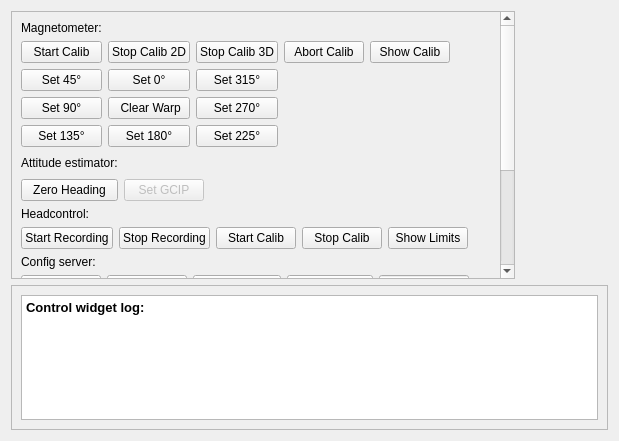
<?xml version="1.0" encoding="UTF-8"?>
<ui version="4.0">
 <class>ControlWidget</class>
 <widget class="QWidget" name="ControlWidget">
  <property name="geometry">
   <rect>
    <x>0</x>
    <y>0</y>
    <width>619</width>
    <height>441</height>
   </rect>
  </property>
  <property name="windowTitle">
   <string>Control Widget</string>
  </property>
  <layout class="QGridLayout" name="gridLayout">
   <item row="1" column="0">
    <layout class="QVBoxLayout" name="mainLayout">
     <item>
      <widget class="QScrollArea" name="buttonsScrollArea">
       <property name="sizePolicy">
        <sizepolicy hsizetype="Maximum" vsizetype="Maximum">
         <horstretch>0</horstretch>
         <verstretch>0</verstretch>
        </sizepolicy>
       </property>
       <property name="minimumSize">
        <size>
         <width>0</width>
         <height>150</height>
        </size>
       </property>
       <property name="widgetResizable">
        <bool>true</bool>
       </property>
       <widget class="QWidget" name="buttonsWidget">
        <property name="geometry">
         <rect>
          <x>0</x>
          <y>-36</y>
          <width>581</width>
          <height>530</height>
         </rect>
        </property>
        <property name="minimumSize">
         <size>
          <width>0</width>
          <height>0</height>
         </size>
        </property>
        <layout class="QGridLayout" name="gridLayout_3">
         <item row="0" column="0">
          <layout class="QHBoxLayout" name="horizontalLayout">
           <item>
            <layout class="QVBoxLayout" name="verticalLayout">
             <item>
              <layout class="QGridLayout" name="magnetometerLayout">
               <item row="3" column="2">
                <widget class="QPushButton" name="mag_point270">
                 <property name="text">
                  <string>Set 270°</string>
                 </property>
                </widget>
               </item>
               <item row="2" column="0">
                <widget class="QPushButton" name="mag_point45">
                 <property name="text">
                  <string>Set 45°</string>
                 </property>
                </widget>
               </item>
               <item row="0" column="0">
                <widget class="QLabel" name="label_2">
                 <property name="text">
                  <string>Magnetometer:</string>
                 </property>
                </widget>
               </item>
               <item row="1" column="2">
                <widget class="QPushButton" name="mag_stopCalib3d">
                 <property name="text">
                  <string>Stop Calib 3D</string>
                 </property>
                </widget>
               </item>
               <item row="1" column="1">
                <widget class="QPushButton" name="mag_stopCalib2D">
                 <property name="text">
                  <string>Stop Calib 2D</string>
                 </property>
                </widget>
               </item>
               <item row="1" column="0">
                <widget class="QPushButton" name="mag_startCalib">
                 <property name="text">
                  <string>Start Calib</string>
                 </property>
                </widget>
               </item>
               <item row="1" column="3">
                <widget class="QPushButton" name="mag_abortCalib">
                 <property name="text">
                  <string>Abort Calib</string>
                 </property>
                </widget>
               </item>
               <item row="1" column="4">
                <widget class="QPushButton" name="mag_showCalib">
                 <property name="text">
                  <string>Show Calib</string>
                 </property>
                </widget>
               </item>
               <item row="1" column="8">
                <spacer name="horizontalSpacer_7">
                 <property name="orientation">
                  <enum>Qt::Horizontal</enum>
                 </property>
                 <property name="sizeHint" stdset="0">
                  <size>
                   <width>40</width>
                   <height>20</height>
                  </size>
                 </property>
                </spacer>
               </item>
               <item row="2" column="2">
                <widget class="QPushButton" name="mag_point315">
                 <property name="text">
                  <string>Set 315°</string>
                 </property>
                </widget>
               </item>
               <item row="3" column="0">
                <widget class="QPushButton" name="mag_point90">
                 <property name="text">
                  <string>Set 90°</string>
                 </property>
                </widget>
               </item>
               <item row="3" column="1">
                <widget class="QPushButton" name="mag_clearPoints">
                 <property name="text">
                  <string> Clear Warp</string>
                 </property>
                </widget>
               </item>
               <item row="2" column="1">
                <widget class="QPushButton" name="mag_Point0">
                 <property name="text">
                  <string>Set 0°</string>
                 </property>
                </widget>
               </item>
               <item row="4" column="0">
                <widget class="QPushButton" name="mag_point135">
                 <property name="text">
                  <string>Set 135°</string>
                 </property>
                </widget>
               </item>
               <item row="4" column="1">
                <widget class="QPushButton" name="mag_point180">
                 <property name="text">
                  <string>Set 180°</string>
                 </property>
                </widget>
               </item>
               <item row="4" column="2">
                <widget class="QPushButton" name="mag_point225">
                 <property name="text">
                  <string>Set 225°</string>
                 </property>
                </widget>
               </item>
              </layout>
             </item>
             <item>
              <layout class="QGridLayout" name="attitudeLayout">
               <item row="0" column="0">
                <widget class="QLabel" name="label_3">
                 <property name="text">
                  <string>Attitude estimator:</string>
                 </property>
                </widget>
               </item>
               <item row="1" column="0">
                <widget class="QPushButton" name="att_zeroHeading">
                 <property name="sizePolicy">
                  <sizepolicy hsizetype="Minimum" vsizetype="Minimum">
                   <horstretch>0</horstretch>
                   <verstretch>0</verstretch>
                  </sizepolicy>
                 </property>
                 <property name="maximumSize">
                  <size>
                   <width>16777215</width>
                   <height>16777215</height>
                  </size>
                 </property>
                 <property name="text">
                  <string>Zero Heading</string>
                 </property>
                </widget>
               </item>
               <item row="0" column="2">
                <spacer name="horizontalSpacer">
                 <property name="orientation">
                  <enum>Qt::Horizontal</enum>
                 </property>
                 <property name="sizeHint" stdset="0">
                  <size>
                   <width>40</width>
                   <height>20</height>
                  </size>
                 </property>
                </spacer>
               </item>
               <item row="1" column="1">
                <widget class="QPushButton" name="setGCIP">
                 <property name="enabled">
                  <bool>false</bool>
                 </property>
                 <property name="text">
                  <string>Set GCIP</string>
                 </property>
                </widget>
               </item>
              </layout>
             </item>
             <item>
              <layout class="QGridLayout" name="headcontrolLayout">
               <item row="0" column="0">
                <widget class="QLabel" name="label_4">
                 <property name="text">
                  <string>Headcontrol:</string>
                 </property>
                </widget>
               </item>
               <item row="1" column="0">
                <widget class="QPushButton" name="head_startRecording">
                 <property name="text">
                  <string>Start Recording</string>
                 </property>
                </widget>
               </item>
               <item row="1" column="4">
                <widget class="QPushButton" name="head_showLimits">
                 <property name="text">
                  <string>Show Limits</string>
                 </property>
                </widget>
               </item>
               <item row="1" column="1">
                <widget class="QPushButton" name="head_stoprecording">
                 <property name="text">
                  <string>Stop Recording</string>
                 </property>
                </widget>
               </item>
               <item row="1" column="2">
                <widget class="QPushButton" name="head_startCalib">
                 <property name="text">
                  <string>Start Calib</string>
                 </property>
                </widget>
               </item>
               <item row="1" column="3">
                <widget class="QPushButton" name="head_stopCalib">
                 <property name="text">
                  <string>Stop Calib</string>
                 </property>
                </widget>
               </item>
               <item row="1" column="5">
                <spacer name="horizontalSpacer_2">
                 <property name="orientation">
                  <enum>Qt::Horizontal</enum>
                 </property>
                 <property name="sizeHint" stdset="0">
                  <size>
                   <width>40</width>
                   <height>20</height>
                  </size>
                 </property>
                </spacer>
               </item>
              </layout>
             </item>
             <item>
              <layout class="QGridLayout" name="configLayout">
               <item row="0" column="0">
                <widget class="QLabel" name="label_5">
                 <property name="text">
                  <string>Config server:</string>
                 </property>
                </widget>
               </item>
               <item row="1" column="3">
                <widget class="QPushButton" name="config_showDead">
                 <property name="text">
                  <string>List Dead Vars</string>
                 </property>
                </widget>
               </item>
               <item row="1" column="1">
                <widget class="QPushButton" name="config_saveConfig">
                 <property name="text">
                  <string>Save Config</string>
                 </property>
                </widget>
               </item>
               <item row="1" column="0">
                <widget class="QPushButton" name="config_resetConfig">
                 <property name="text">
                  <string>Reset Config</string>
                 </property>
                </widget>
               </item>
               <item row="1" column="5">
                <spacer name="horizontalSpacer_3">
                 <property name="orientation">
                  <enum>Qt::Horizontal</enum>
                 </property>
                 <property name="sizeHint" stdset="0">
                  <size>
                   <width>40</width>
                   <height>20</height>
                  </size>
                 </property>
                </spacer>
               </item>
               <item row="1" column="4">
                <widget class="QLineEdit" name="config_showDead_Param">
                 <property name="maximumSize">
                  <size>
                   <width>170</width>
                   <height>16777215</height>
                  </size>
                 </property>
                 <property name="placeholderText">
                  <string>Config param path</string>
                 </property>
                </widget>
               </item>
               <item row="1" column="2">
                <widget class="QPushButton" name="test_button">
                 <property name="text">
                  <string>Retrieve config</string>
                 </property>
                </widget>
               </item>
              </layout>
             </item>
             <item>
              <layout class="QGridLayout" name="gaitLayout">
               <item row="1" column="3">
                <widget class="QDoubleSpinBox" name="gait_setOdomParamX">
                 <property name="minimum">
                  <double>-100.000000000000000</double>
                 </property>
                 <property name="maximum">
                  <double>100.000000000000000</double>
                 </property>
                 <property name="singleStep">
                  <double>0.010000000000000</double>
                 </property>
                </widget>
               </item>
               <item row="1" column="5">
                <widget class="QDoubleSpinBox" name="gait_setOdomParamY">
                 <property name="minimum">
                  <double>-100.000000000000000</double>
                 </property>
                 <property name="maximum">
                  <double>100.000000000000000</double>
                 </property>
                 <property name="singleStep">
                  <double>0.010000000000000</double>
                 </property>
                </widget>
               </item>
               <item row="0" column="0">
                <widget class="QLabel" name="label_6">
                 <property name="text">
                  <string>Gait:</string>
                 </property>
                </widget>
               </item>
               <item row="1" column="1">
                <widget class="QPushButton" name="gait_setOdom">
                 <property name="text">
                  <string>Set Odom</string>
                 </property>
                </widget>
               </item>
               <item row="1" column="0">
                <widget class="QPushButton" name="gait_resetOdom">
                 <property name="text">
                  <string>Reset Odom</string>
                 </property>
                </widget>
               </item>
               <item row="1" column="8">
                <spacer name="horizontalSpacer_4">
                 <property name="orientation">
                  <enum>Qt::Horizontal</enum>
                 </property>
                 <property name="sizeHint" stdset="0">
                  <size>
                   <width>40</width>
                   <height>20</height>
                  </size>
                 </property>
                </spacer>
               </item>
               <item row="1" column="7">
                <widget class="QDoubleSpinBox" name="gait_setOdomParamT">
                 <property name="minimum">
                  <double>-100.000000000000000</double>
                 </property>
                 <property name="maximum">
                  <double>100.000000000000000</double>
                 </property>
                 <property name="singleStep">
                  <double>0.010000000000000</double>
                 </property>
                </widget>
               </item>
               <item row="1" column="4">
                <widget class="QLabel" name="label_9">
                 <property name="text">
                  <string>y:</string>
                 </property>
                </widget>
               </item>
               <item row="1" column="2">
                <widget class="QLabel" name="label_8">
                 <property name="text">
                  <string>x:</string>
                 </property>
                </widget>
               </item>
               <item row="1" column="6">
                <widget class="QLabel" name="label_10">
                 <property name="text">
                  <string>θ:</string>
                 </property>
                </widget>
               </item>
              </layout>
             </item>
             <item>
              <layout class="QGridLayout" name="robotLayout">
               <item row="0" column="0">
                <widget class="QLabel" name="label_7">
                 <property name="text">
                  <string>Robot interface:</string>
                 </property>
                </widget>
               </item>
               <item row="1" column="5">
                <spacer name="horizontalSpacer_5">
                 <property name="orientation">
                  <enum>Qt::Horizontal</enum>
                 </property>
                 <property name="sizeHint" stdset="0">
                  <size>
                   <width>40</width>
                   <height>20</height>
                  </size>
                 </property>
                </spacer>
               </item>
               <item row="1" column="2">
                <widget class="QLineEdit" name="robot_readOffsetParam">
                 <property name="maximumSize">
                  <size>
                   <width>170</width>
                   <height>16777215</height>
                  </size>
                 </property>
                 <property name="text">
                  <string/>
                 </property>
                 <property name="placeholderText">
                  <string>Joint name</string>
                 </property>
                </widget>
               </item>
               <item row="1" column="0">
                <widget class="QPushButton" name="robot_readOffsets">
                 <property name="text">
                  <string>Read Offsets</string>
                 </property>
                </widget>
               </item>
               <item row="1" column="1">
                <widget class="QPushButton" name="robot_readOffset">
                 <property name="text">
                  <string>Read Offset</string>
                 </property>
                </widget>
               </item>
              </layout>
             </item>
             <item>
              <layout class="QGridLayout" name="robotControlLayout">
               <item row="0" column="0">
                <widget class="QLabel" name="label">
                 <property name="text">
                  <string>Robotcontrol:</string>
                 </property>
                </widget>
               </item>
               <item row="1" column="0">
                <widget class="QPushButton" name="robCtrl_printJointCMDS">
                 <property name="text">
                  <string>Print Joint Cmds</string>
                 </property>
                </widget>
               </item>
               <item row="1" column="1">
                <spacer name="horizontalSpacer_6">
                 <property name="orientation">
                  <enum>Qt::Horizontal</enum>
                 </property>
                 <property name="sizeHint" stdset="0">
                  <size>
                   <width>40</width>
                   <height>20</height>
                  </size>
                 </property>
                </spacer>
               </item>
               <item row="2" column="0">
                <spacer name="verticalSpacer">
                 <property name="orientation">
                  <enum>Qt::Vertical</enum>
                 </property>
                 <property name="sizeHint" stdset="0">
                  <size>
                   <width>20</width>
                   <height>40</height>
                  </size>
                 </property>
                </spacer>
               </item>
              </layout>
             </item>
            </layout>
           </item>
          </layout>
         </item>
        </layout>
       </widget>
      </widget>
     </item>
     <item>
      <widget class="QScrollArea" name="consoleScrollArea">
       <property name="sizePolicy">
        <sizepolicy hsizetype="Expanding" vsizetype="Expanding">
         <horstretch>0</horstretch>
         <verstretch>0</verstretch>
        </sizepolicy>
       </property>
       <property name="widgetResizable">
        <bool>true</bool>
       </property>
       <widget class="QWidget" name="consoleWidget">
        <property name="geometry">
         <rect>
          <x>0</x>
          <y>0</y>
          <width>597</width>
          <height>109</height>
         </rect>
        </property>
        <property name="sizePolicy">
         <sizepolicy hsizetype="Ignored" vsizetype="Ignored">
          <horstretch>0</horstretch>
          <verstretch>0</verstretch>
         </sizepolicy>
        </property>
        <layout class="QGridLayout" name="gridLayout_2">
         <item row="0" column="0">
          <layout class="QVBoxLayout" name="verticalLayout_2">
           <item>
            <widget class="QTextEdit" name="console">
             <property name="contextMenuPolicy">
              <enum>Qt::CustomContextMenu</enum>
             </property>
             <property name="readOnly">
              <bool>true</bool>
             </property>
             <property name="html">
              <string>&lt;!DOCTYPE HTML PUBLIC &quot;-//W3C//DTD HTML 4.0//EN&quot; &quot;http://www.w3.org/TR/REC-html40/strict.dtd&quot;&gt;
&lt;html&gt;&lt;head&gt;&lt;meta name=&quot;qrichtext&quot; content=&quot;1&quot; /&gt;&lt;style type=&quot;text/css&quot;&gt;
p, li { white-space: pre-wrap; }
&lt;/style&gt;&lt;/head&gt;&lt;body style=&quot; font-family:'Ubuntu'; font-size:11pt; font-weight:400; font-style:normal;&quot;&gt;
&lt;p style=&quot; margin-top:0px; margin-bottom:0px; margin-left:0px; margin-right:0px; -qt-block-indent:0; text-indent:0px;&quot;&gt;&lt;span style=&quot; font-size:10pt; font-weight:600;&quot;&gt;Control widget log:&lt;/span&gt;&lt;/p&gt;&lt;/body&gt;&lt;/html&gt;</string>
             </property>
             <property name="text" stdset="0">
              <string>&lt;b&gt;Control widget log:&lt;/b&gt;</string>
             </property>
            </widget>
           </item>
          </layout>
         </item>
        </layout>
       </widget>
      </widget>
     </item>
    </layout>
   </item>
  </layout>
 </widget>
 <resources/>
 <connections/>
</ui>
